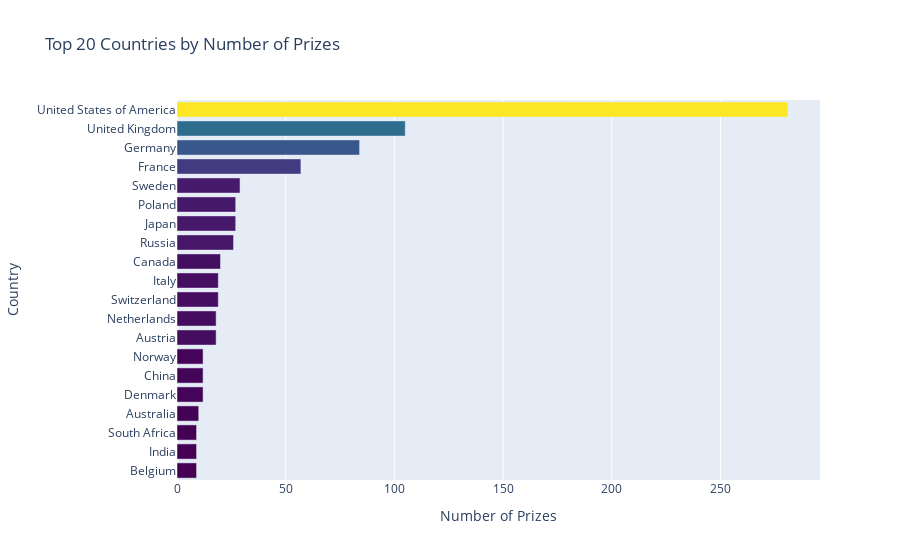

Notebook cell for this chart:
### Code cell
h_bar = px.bar(x=top_20.prize,
               y=top_20.index,
               orientation='h',
               color=top_20.prize,
               color_continuous_scale='Viridis',
               title='Top 20 Countries by Number of Prizes')
 
h_bar.update_layout(xaxis_title='Number of Prizes', 
                    yaxis_title='Country',
                    coloraxis_showscale=False,
                    yaxis={'categoryorder':'total ascending'}
                   )
h_bar.show()

### Figure 1 — Plotly figure (JSON) as saved in the notebook; plotly's stock layout.template omitted (floating-point values rounded to 4 significant figures)
{"data": [{"alignmentgroup": "True", "hovertemplate": "x=%{x}<br>y=%{y}<br>color=%{marker.color}<extra></extra>", "legendgroup": "", "marker": {"color": [281, 105, 84, 57, 29, 27, 27, 26, 20, 19, 19, 18, 18, 12, 12, 12, 10, 9, 9, 9], "coloraxis": "coloraxis", "pattern": {"shape": ""}}, "name": "", "offsetgroup": "", "orientation": "h", "showlegend": false, "textposition": "auto", "type": "bar", "x": [281, 105, 84, 57, 29, 27, 27, 26, 20, 19, 19, 18, 18, 12, 12, 12, 10, 9, 9, 9], "xaxis": "x", "y": ["United States of America", "United Kingdom", "Germany", "France", "Sweden", "Japan", "Poland", "Russia", "Canada", "Switzerland", "Italy", "Austria", "Netherlands", "Denmark", "China", "Norway", "Australia", "Belgium", "India", "South Africa"], "yaxis": "y"}], "layout": {"barmode": "relative", "coloraxis": {"colorbar": {"title": {"text": "color"}}, "colorscale": [[0, "#440154"], [0.1111, "#482878"], [0.2222, "#3e4989"], [0.3333, "#31688e"], [0.4444, "#26828e"], [0.5556, "#1f9e89"], [0.6667, "#35b779"], [0.7778, "#6ece58"], [0.8889, "#b5de2b"], [1, "#fde725"]], "showscale": false}, "legend": {"tracegroupgap": 0}, "title": {"text": "Top 20 Countries by Number of Prizes"}, "xaxis": {"anchor": "y", "domain": [0, 1], "title": {"text": "Number of Prizes"}}, "yaxis": {"anchor": "x", "categoryorder": "total ascending", "domain": [0, 1], "title": {"text": "Country"}}}}
